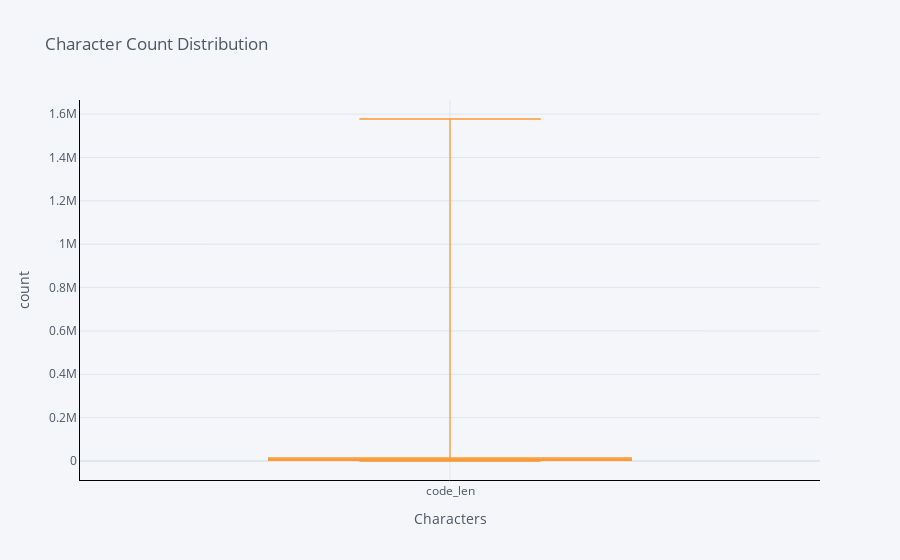

Here is the notebook cell this chart was saved with:
### Code cell
validate_df['code_len'].iplot(
    kind='box',
    xTitle='Characters',
    linecolor='black',
    yTitle='count',
    title='Character Count Distribution')

### Figure 1 — Plotly figure (JSON) as saved in the notebook; plotly's stock layout.template omitted (floating-point values rounded to 4 significant figures; data arrays with more than 128 entries replaced by an {"elided": "..."} marker saying what was removed)
{"data": [{"boxpoints": false, "line": {"width": 1.3}, "marker": {"color": "rgba(255, 153, 51, 1.0)"}, "name": "code_len", "orientation": "v", "type": "box", "y": {"elided": "1734 int values"}}], "layout": {"legend": {"bgcolor": "#F5F6F9", "font": {"color": "#4D5663"}}, "paper_bgcolor": "#F5F6F9", "plot_bgcolor": "#F5F6F9", "title": {"font": {"color": "#4D5663"}, "text": "Character Count Distribution"}, "xaxis": {"gridcolor": "#E1E5ED", "linecolor": "black", "showgrid": true, "tickfont": {"color": "#4D5663"}, "title": {"font": {"color": "#4D5663"}, "text": "Characters"}, "zerolinecolor": "#E1E5ED"}, "yaxis": {"gridcolor": "#E1E5ED", "linecolor": "black", "showgrid": true, "tickfont": {"color": "#4D5663"}, "title": {"font": {"color": "#4D5663"}, "text": "count"}, "zerolinecolor": "#E1E5ED"}}}
